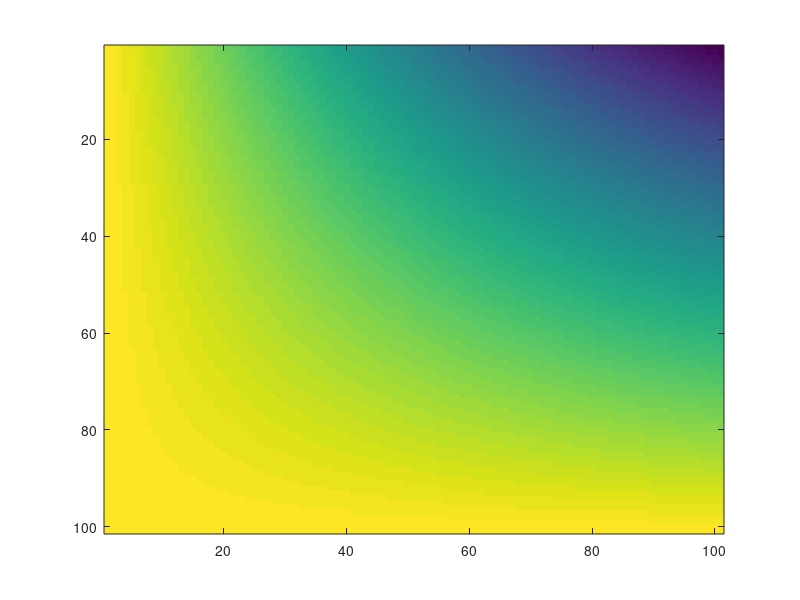
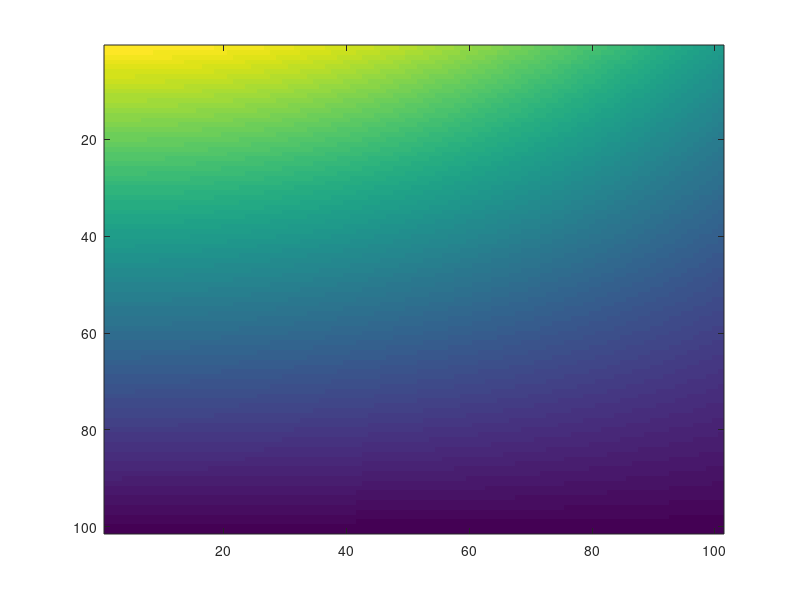
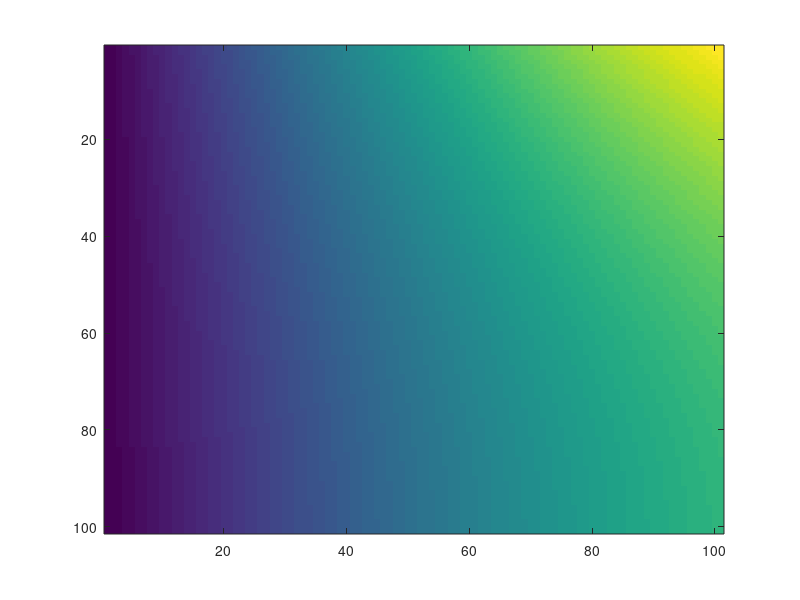

MATLAB code for these plots, in order:
%plot 
close all;
x=[0:0.01:1];
y=[1:-0.01:0];

N=length(x);

p=zeros(N,N);
u=zeros(N,N);
v=zeros(N,N);

H=zeros(N,N);


for i=1:N
   for j=1:N
       
       X=x(j);
       Y=y(i);
       
      p(i,j)=-sin(X)*sinh(Y)-(cos(1)-1)*(cosh(1)-1);
      u(i,j)=cos(X)*sinh(Y);
      v(i,j)=sin(X)*cosh(Y);
      H(i,j)=X*Y;
   end
    
    
end



figure;
imagesc(p);

figure;
imagesc(u);

figure;
imagesc(v);